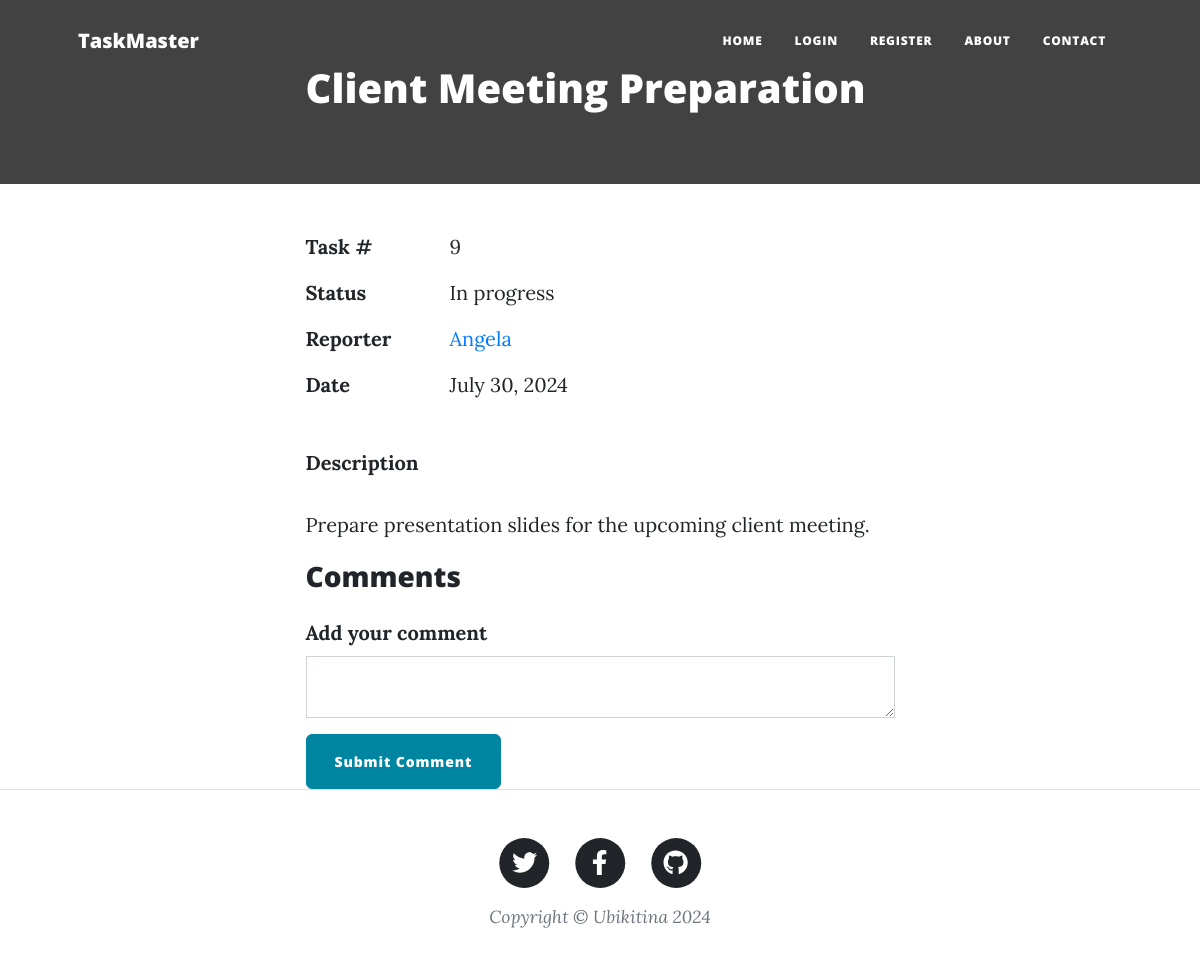
The app's page /task/9, older data.
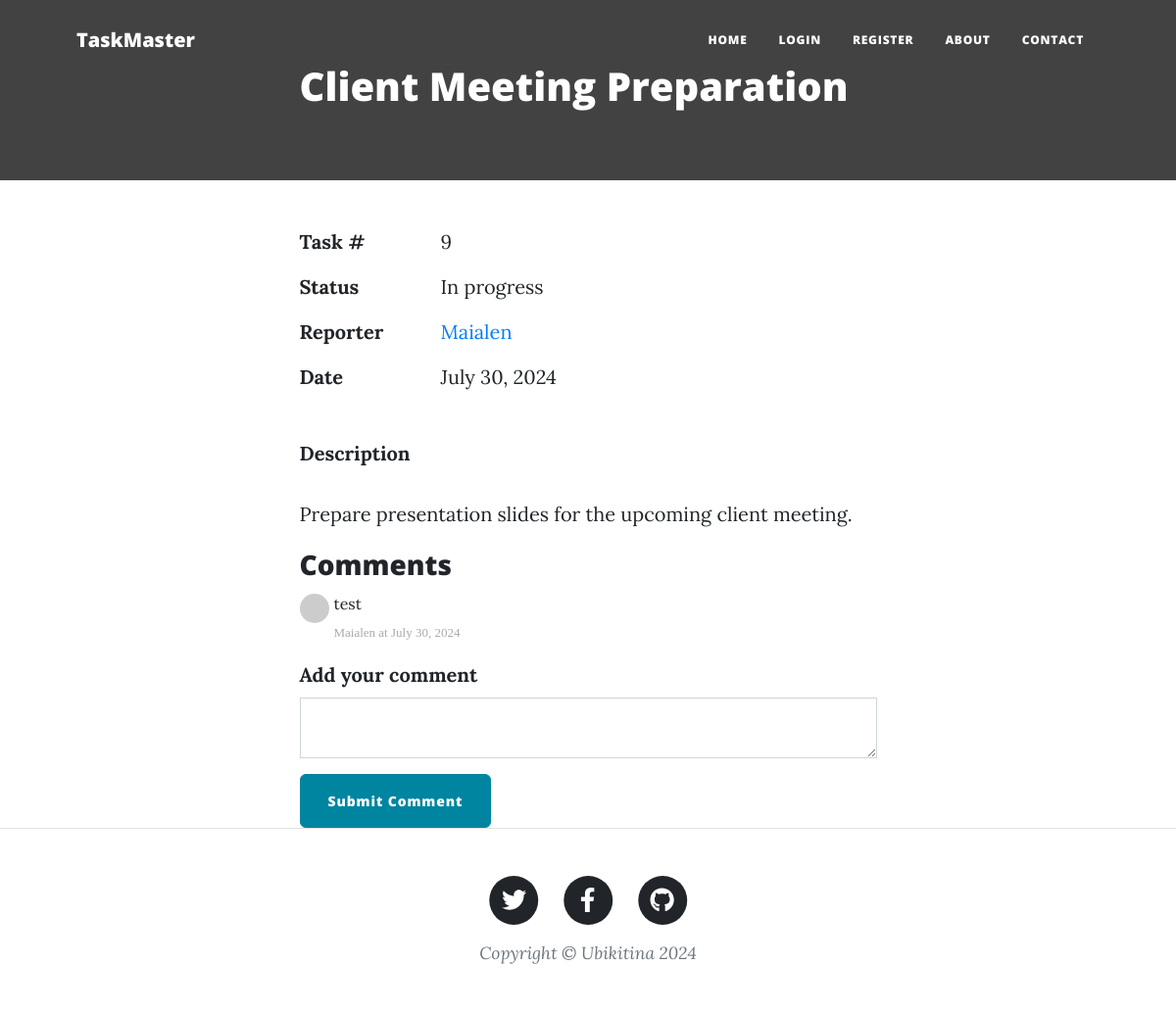
The same page, newer data.
### main.py (models this page shows)
class User(UserMixin, db.Model):
    __tablename__ = "users"
    id = db.Column(db.Integer, primary_key=True)
    email = db.Column(db.String(100), unique=True)
    password = db.Column(db.String(100))
    name = db.Column(db.String(100))
    posts = relationship("Task", back_populates="author")  # The "author" refers to the author property in the Task class.
    comments = relationship("Comment", back_populates="comment_author")  # "comment_author" refers to the comment_author property in the Comment class.

class Comment(db.Model):
    __tablename__ = "comments"
    id = db.Column(db.Integer, primary_key=True)
    author_id = db.Column(db.Integer, db.ForeignKey("users.id"))   # "users.id" The users refers to the tablename of the Users class.
    comment_author = relationship("User", back_populates="comments")  # "comments" refers to the comments property in the User class.
    post_id = db.Column(db.Integer, db.ForeignKey("tasks.id"))
    parent_post = relationship("Task", back_populates="comments")
    text = db.Column(db.Text, nullable=False)
    date = db.Column(db.String(250), nullable=False)

### main.py (the view, shortened to what this page needs)
@app.route("/task/<int:task_id>", methods=["GET", "POST"])
def show_task(task_id):
    requested_task = db.get_or_404(Task, task_id)
    comment_form = CommentForm()  # Add the CommentForm to the route
    return render_template("task.html", task=requested_task, current_user=current_user, form=comment_form)

### forms.py
class CommentForm(FlaskForm):
    comment_text = TextAreaField("Add your comment", validators=[DataRequired()])
    submit = SubmitField("Submit Comment")

### templates/task.html (shortened to what this page needs)
{% from "bootstrap5/form.html" import render_form %}
{% include "header.html" %}
<header class="taskhead" >
  <div class="container position-relative px-4 px-lg-5">
    <div class="row gx-4 gx-lg-5 justify-content-center">
      <div class="col-md-10 col-lg-8 col-xl-7">
        <div class="post-heading">
          <h1>{{ task.title }}</h1>
        </div>
      </div>
    </div>
  </div>
</header>
<article>
  <div class="container px-4 px-lg-5">
    <div class="row gx-4 gx-lg-5 justify-content-center">
      <div class="col-md-10 col-lg-8 col-xl-7">
        <div class="task-info">
          <div class="task-info-row">
            <span class="task-info-label">Task #</span>
            <span class="task-info-value">{{ task.id }}</span>
          </div>
          <div class="task-info-row">
            <span class="task-info-label">Status</span>
            <span class="task-info-value">{{ task.status }}</span>
          </div>
          <div class="task-info-row">
            <span class="task-info-label">Reporter</span>
            <span class="task-info-value"><a href="#">{{ task.author.name }}</a></span>
          </div>
          <div class="task-info-row">
            <span class="task-info-label">Date</span>
            <span class="task-info-value">{{ task.date }}</span>
          </div>
        </div>
        <p style="font-weight: bold;">Description</p>
        {{ task.body|safe }}
        <div class="comment">
          <ul class="commentList">
            <h3>Comments</h3>
             {% for comment in task.comments: %}
            <li>
              <div class="commenterImage">
                <img src="{{ comment.comment_author.email | gravatar }}" />
              </div>
              <div class="commentText">
                <p>{{comment.text|safe}}</p>
                <span class="date sub-text">{{comment.comment_author.name}} at {{comment.date}}</span>
              </div>
            </li>
            {% endfor %}
          </ul>
        </div>
        {{ render_form(form, novalidate=True, button_map={"submit": "primary"}) }}
      </div>
    </div>
  </div>
</article>
{% include "footer.html" %}

Row changes from the older to the newer data that the page shows:
no longer on this page (row unchanged): User: author.name "Angela"
now on this page (row unchanged): User: author.name "Maialen"
added Comment: text "test", comment_author.name "Maialen", date "July 30, 2024"
